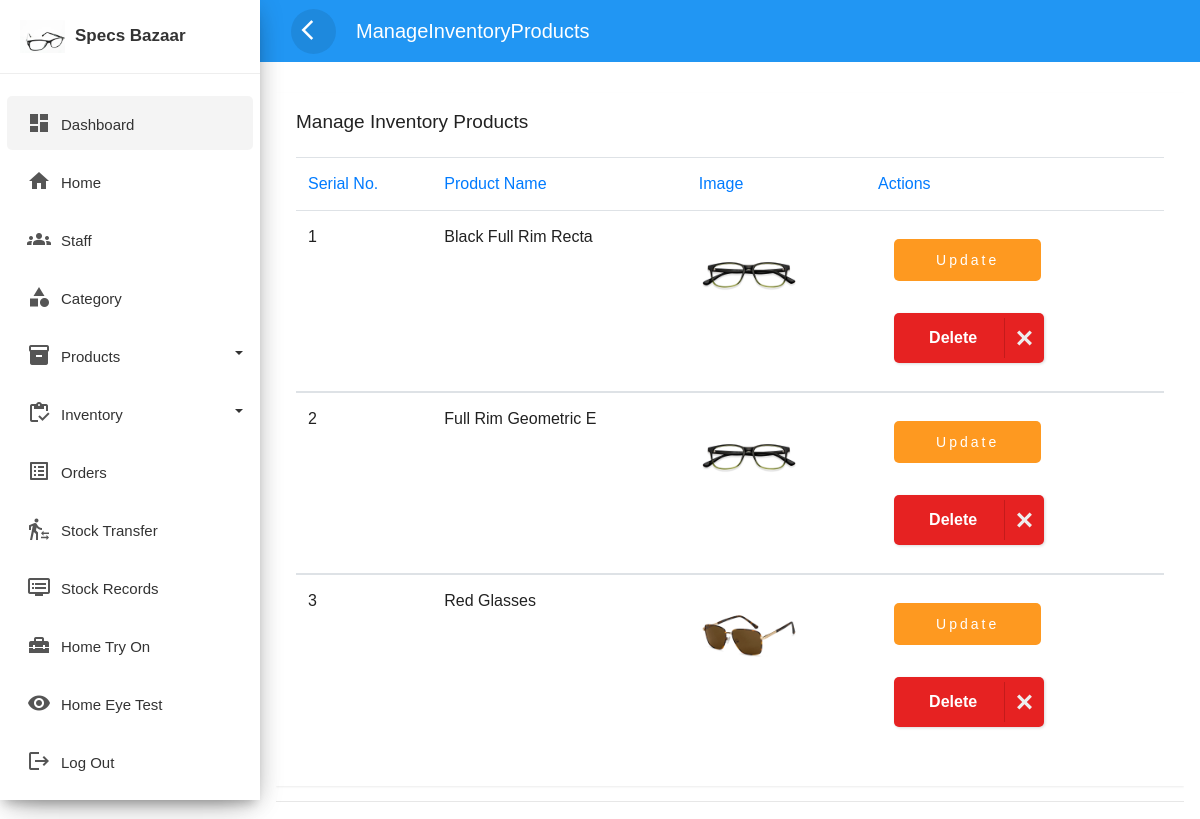
/admin/subAdmin/manageInventoryProducts.php (signed in), run on the app's committed database.
### tables this page shows
CREATE TABLE `inventory` (
  `id` int(11) NOT NULL,
  `product_code` varchar(20) NOT NULL,
  `title` varchar(20) NOT NULL,
  `publisher` varchar(20) NOT NULL,
  `description` varchar(255) NOT NULL,
  `price` decimal(10,2) NOT NULL,
  `brand` varchar(20) NOT NULL,
  `color` varchar(20) NOT NULL,
  `image_name` varchar(255) NOT NULL,
  `category_id` int(20) NOT NULL
);

### admin/subAdmin/manageInventoryProducts.php (the view, shortened to what this page needs)
<?php
    include_once('partials/header.php');
?>
<div class="main-content ppd">
    <div class="wrapper">
            <div class="row ">
                    <div class="col-lg-12 col-md-16">
                        <div class="card" style="min-height: 485px">
                            <div class="card-header card-header-text">
                                <h4 class="card-title">Manage Inventory Products</h4>
                            </div>
                            <div class="card-content table-responsive">
                                <table class="table table-hover">
                                    <thead class="text-primary">
                                        <tr>
                                            <th>Serial No.</th>
                                            <th>Product Name</th>
                                            <th>Image</th>
                                            <th>Actions</th>
                                        </tr>
                                    </thead>
<?php
            $user = $_SESSION['subAdmin'];
            $sql = "SELECT * FROM inventory WHERE publisher='$user'";
            $res = mysqli_query($conn, $sql);
            $count = mysqli_num_rows($res);
            $sn = 1;
            if($count>0)
            {
                while($row=mysqli_fetch_assoc($res))
                {
                    $id = $row['id'];
                    $title = $row['title'];
                    $image_name = $row['image_name'];
?>
                <tbody>
                    <tr>
                    <td><?php echo $sn++; ?></td>
                    <td><?php echo $title; ?></td>
                    <td>
<?php
                        if($image_name!="")
                        {
?>
                            <img src="<?php echo SITEURL; ?>images/inventory/<?php echo $image_name; ?>" width="100px">
<?php
                        }
                        else
                        {
                            echo "<div class='error'>Image Not Added</div>";
                        }
?>
                    </td>
                    <td>
                        <a href="<?php echo SITEURL; ?>admin/subAdmin/updateInventoryProduct.php?id=<?php echo $id; ?>"><button class="updatebtn">
  <span class="label">Update</span>
</button></a>
                        <a href="<?php echo SITEURL; ?>admin/subAdmin/deleteInventoryProduct.php?id=<?php echo $id; ?>&image_name=<?php echo $image_name;?>" class="btn-danger">
<button class="deletebtn"><span class="text">Delete</span><span class="icon"><svg xmlns="http://www.w3.org/2000/svg" width="24" height="24" viewBox="0 0 24 24"><path d="M24 20.188l-8.315-8.209 8.2-8.282-3.697-3.697-8.212 8.318-8.31-8.203-3.666 3.666 8.321 8.24-8.206 8.313 3.666 3.666 8.237-8.318 8.285 8.203z">
</path></svg></span></button></a>
                    </td>
                </tr>
                    </tbody>
<?php
                }
            }
            ?>
        </table>
    </div>
</div>
<?php
    include_once('partials/footer.php');
?>

### css/custom.css (style rules this page uses)
body, html { line-height: 1.8; font-family: 'Roboto', sans-serif; color: #555e58; text-transform:capitalize; text-rendering: optimizeLegibility !important; -webkit-font-smoothing: antialiased !important; font-weight: 400; margin:0px; padding:0px; }
h1, h2, h3, h4, h5, h6, .h1, .h2, .h3, .h4 { font-weight: 400; line-height: 1.5em; }
a { color: #333; font-weight: 400; }
button { cursor:pointer; }
a, a:hover, a:focus { color: #333; text-decoration: none; transition: all 0.3s; }
.wrapper { position: relative; width:100%; overflow:auto; }
.main-content { padding: none; width: 100%; }
.ppd { padding: 1rem; background: #fff; z-index: 1000; position: unset; }
.card { margin: 10px 0; }
.card { border-radius: 0px!important; }
.card { display: inline-block; position: relative; border:none!important; width: 100%; margin:15px 0; box-shadow: 0 1px 2px rgb(0 0 0 / 8%); border-radius: 6px; color: rgba(0,0,0, 0.87); background: #fff; }
.card .card-header { padding: 15px 20px 0; z-index: 3; background-color:#fff!important; border-bottom:none; }
.card .card-content { padding: 15px 20px; position: relative; }
.card .card-title:not(.card-calendar .card-title) { margin-top: 0; margin-bottom: 5px; }
.card .card-header-text h4 { margin-top: 0; margin-bottom: 3px; font-size:19px; font-weight: 400; color: #222222; text-decoration: none; }
.table > thead > tr > th { border-bottom-width: 1px; font-size: 16px; font-weight: 400; }

### css/mycss.css (style rules this page uses)
.deletebtn { margin: 1rem; width: 150px; height: 50px; cursor: pointer; display: flex; align-items: center; background: red; border: none; border-radius: 5px; box-shadow: 1px 1px 3px rgba(0,0,0,0.15); background: #e62222; }
.deletebtn, .deletebtn span { transition: 200ms; }
.deletebtn .text { transform: translateX(35px); color: white; font-weight: bold; }
.deletebtn .icon { position: absolute; border-left: 1px solid #c41b1b; transform: translateX(110px); height: 40px; width: 40px; display: flex; align-items: center; justify-content: center; }
.deletebtn svg { width: 15px; fill: #eee; }
.updatebtn { position: relative; margin: 1rem; font-size: 14px; letter-spacing: 3px; height: 3em; padding: 0 3em; border: none; background-color: #FE9920; color: #fff; text-transform: uppercase; overflow: hidden; border-radius: 5px; font-weight: 500; }
.updatebtn::before { content: ''; display: block; position: absolute; z-index: 0; bottom: 0; left: 0; height: 0px; width: 100%; background: #FE9920; background: linear-gradient(90deg, #ffa333 20%, #fd9e2b 100%); transition: 0.2s; }
.updatebtn .label { position: relative; }

### css/style1.css (style rules this page uses)
* { font-family: 'Source Sans Pro', sans-serif; margin: 0; padding: 0; -webkit-box-sizing: border-box; box-sizing: border-box; outline: none; border: none; text-decoration: none; text-transform: capitalize; transition: all .2s linear; }

### data on the page
inventory: title "Black Full Rim Recta", image_name (picture)
inventory: title "Full Rim Geometric E", image_name (picture)
inventory: title "Red Glasses", image_name (picture)

### other printed values
$url[0] "ManageInventoryProducts"
